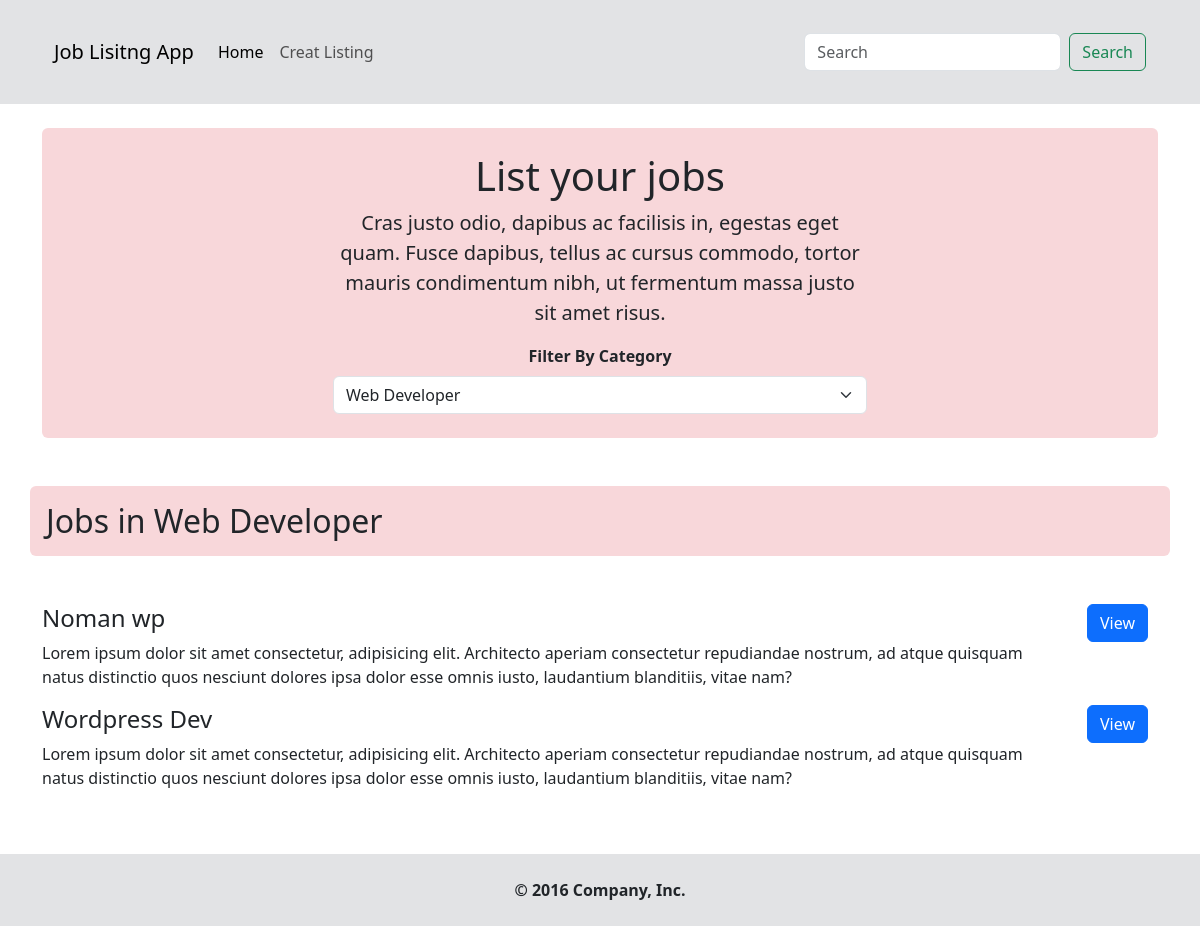
Screenshot of /index.php?category=1 with the database file from the repository.
### tables this page shows
CREATE TABLE `job_list` (
  `job_id` int(11) NOT NULL,
  `cat_id` varchar(255) NOT NULL,
  `company_name` varchar(255) NOT NULL,
  `job_title` varchar(255) NOT NULL,
  `job_desc` varchar(255) NOT NULL,
  `job_salery` int(11) NOT NULL,
  `job_location` varchar(255) NOT NULL,
  `user_contact` varchar(255) NOT NULL,
  `email_contact` varchar(255) NOT NULL
);

### lib/Template.php (called while the page is built, shortened)
<?php
class Template{
	protected $template;
	public function __construct( $template = '' ){
		$this->template = $template;
	}
	public function __toString(){
		include basename( $this->template );
		return ob_get_clean();
	}
}
 ?>

### lib/Database.php (called while the page is built, shortened)
<?php
class Database{
    private $host = DB_HOST;
    private $user = DB_USER;
    private $pass = DB_PASS;
    private $db_name = DB_NAME;
    private $dbh;
    private $stmt;
    public function __construct(){
        $dsn = 'mysql:host=' . $this->host . ';dbname=' . $this->db_name;
        $options = [
            PDO::ATTR_PERSISTENT => true,
            PDO::ATTR_ERRMODE => PDO::ERRMODE_EXCEPTION
        ];
        try {
            $this->dbh = new PDO( $dsn, $this->user, $this->pass, $options );
        } catch( PDOException $e ){
            $this->error = $e->getMessage();
            echo $this->error;
        }
    }
    public function query( $query ){
        $this->stmt = $this->dbh->prepare($query);
    }
    public function bind( $param, $value, $type = NULL){
        if( is_null( $type ) ){
            switch( true ){
                default:
                    $type = PDO::PARAM_STR;
            }
        }
        $this->stmt->bindValue( $param, $value, $type);
    }
    public function execute(){
        return $this->stmt->execute();
    }
    public function resultSet(){
        $this->execute();
        return $this->stmt->fetchAll( PDO::FETCH_OBJ );
    }
}

### lib/Job.php (called while the page is built, shortened)
<?php
class Job{
    private $db;
    public function __construct(){
        $this->db = new Database();
    }
    public function getCategories (){
        $this->db->query("SELECT * FROM category");
        $results = $this->db->resultSet();
        return $results;
    }
    public function getByCategory( $category ){
        $this->db->query("SELECT job_list.* FROM job_list INNER JOIN category ON category.cat_id = job_list.job_id WHERE job_list.cat_id = $category ");
        $res =  $this->db->resultSet();
        return $res;
    }
    public function getCategory( $category ){
        $this->db->query("SELECT * FROM category WHERE cat_id = :category");
        $this->db->bind(':category', $category);
        $name =  $this->db->single();
        return $name;
    }
}

### teamplates/frontpage.php (the view, shortened to what this page needs)
<?php include 'inc/header.php' ?>
	<div class="container">
      <div class="bg-danger-subtle p-4 text-center rounded">
        <h1>List your jobs</h1>
        <p class="lead w-50 m-auto mb-3">Cras justo odio, dapibus ac facilisis in, egestas eget quam. Fusce dapibus, tellus ac cursus commodo, tortor mauris condimentum nibh, ut fermentum massa justo sit amet risus.</p>
        <div class="filter-search w-50 m-auto">
          <form action="index.php" method="GET">
          <label for="cat_select" class="form-label fw-bold">Filter By Category</label>
            <select class="cat-select form-select" name="category" onchange="this.form.submit()">
              <?php foreach( $categories as $key => $list ): ?>
                 <?php $selected_cat = ( $list->cat_id == $cat_id ) ? 'selected' : ''; ?>
                <option value="<?php echo $list->cat_id; ?>" <?= $selected_cat; ?> ><?php echo $list->cat_name; ?></option>
              <?php endforeach; ?>
            </select>
          </form>
        </div>
      </div>
      <div class="row marketing align-items-center justify-content-center pt-5">
          <h2 class="p-3 bg-danger-subtle mb-5 rounded"><?php  print_r($title); ?></h2>
          <div class="col-md-12">
            <?php foreach( $job_list as $key => $job ): ?>
              <div class="row job-item" id="job-id-<?php echo $job->job_id; ?>">
                <div class="col-md-11">
                  <h4><?php echo $job->job_title; ?></h4>
                  <p><?php echo $job->job_desc; ?></p>
                </div>
                <div class="col-md-1">
                    <a href="job.php?id=<?php echo $job->job_id; ?>" class="btn btn-primary">View</a>
                </div>
              </div>
            <?php endforeach; ?>
          </div>
        </div>
  </div>
<?php include 'inc/footer.php' ?>

### css/style.css (style rules this page uses)
* { margin: 0; padding: 0; }

### rows the page displays
job_list: job_title "Noman wp", job_desc "Lorem ipsum dolor sit amet consectetur, adipisicing elit. Architecto aperiam consectetur repudiandae nostrum, ad atque quisquam natus distinctio quos nesciunt dolores ipsa dolor esse omnis iusto, laudantium blanditiis, vitae nam?"
job_list: job_title "Wordpress Dev", job_desc "Lorem ipsum dolor sit amet consectetur, adipisicing elit. Architecto aperiam consectetur repudiandae nostrum, ad atque quisquam natus distinctio quos nesciunt dolores ipsa dolor esse omnis iusto, laudantium blanditiis, vitae nam?"

### other values shown
$frontpage "Jobs in Web Developer"
form field category "Web Developer"
